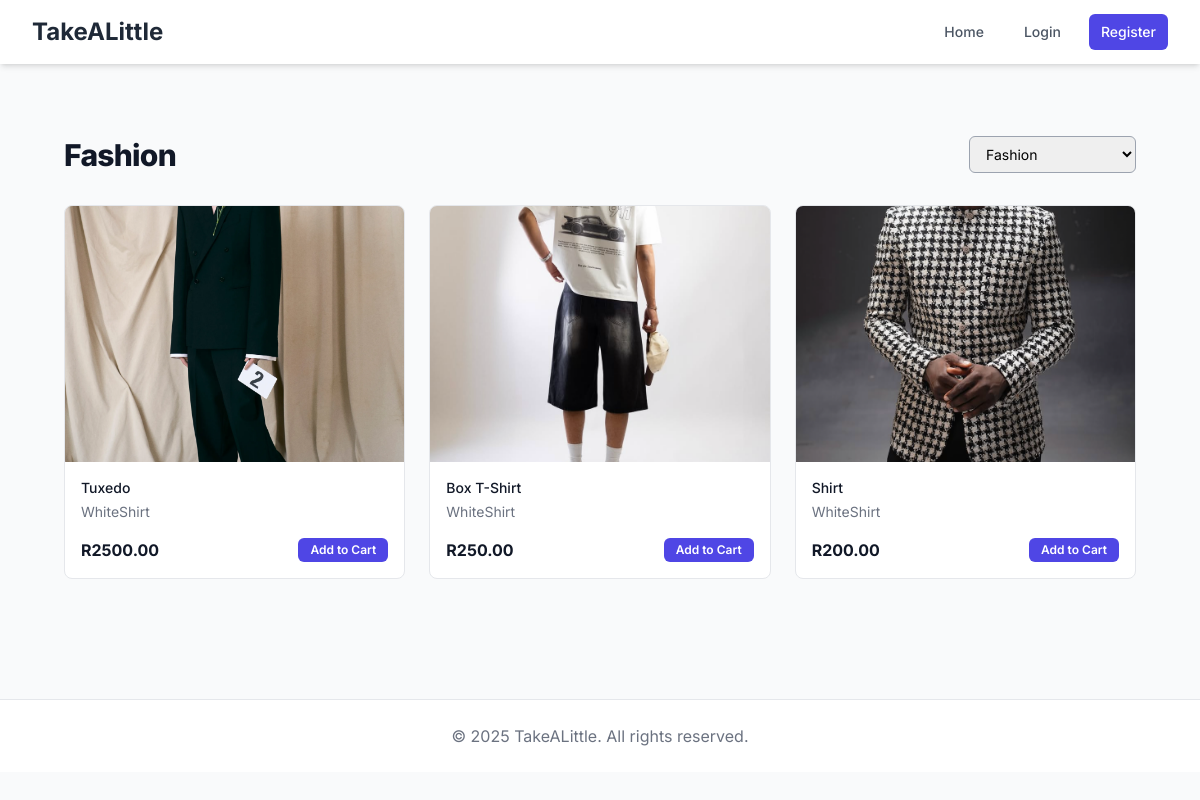
The page /category/fashion/ on the database its author committed.
### shop/models.py (models this page shows, shortened)
class Category(models.Model):
    name = models.CharField(max_length=255, unique=True)
    slug = models.SlugField(max_length=255, unique=True, help_text="A unique, URL-friendly name for the category (e.g., 'fashion-and-apparel').")
    class Meta:
        verbose_name_plural = "Categories"
        ordering = ('name',)
    def get_absolute_url(self):
        return reverse('shop:products_by_category', args=[self.slug])

class Product(models.Model):
    category = models.ForeignKey(Category, on_delete=models.SET_NULL, null=True, blank=True, related_name='products')
    store = models.ForeignKey(Store, on_delete=models.CASCADE, related_name='products')
    name = models.CharField(max_length=255)
    description = models.TextField()
    price = models.DecimalField(max_digits=10, decimal_places=2)
    stock = models.PositiveIntegerField(default=0)
    image = models.ImageField(upload_to='products/', blank=True, null=True)
    created_at = models.DateTimeField(auto_now_add=True)
    updated_at = models.DateTimeField(auto_now=True)

class Store(models.Model):
    owner = models.ForeignKey(settings.AUTH_USER_MODEL, on_delete=models.CASCADE, related_name='stores', limit_choices_to={'user_type': 'vendor'})
    name = models.CharField(max_length=255)
    description = models.TextField(blank=True)
    created_at = models.DateTimeField(auto_now_add=True)

### shop/views.py (the view)
# urls.py: path('', views.home, name='home'),
def home(request, category_slug=None):
    categories = Category.objects.all()
    products = Product.objects.all().order_by('-created_at')
    current_category = None
    if category_slug:
        current_category = get_object_or_404(Category, slug=category_slug)
        products = products.filter(category=current_category)
    context = {
        'products': products,
        'categories': categories,
        'current_category': current_category
    }
    return render(request, 'shop/home.html', context)

### shop/Templates/Shop/home.html (shortened to what this page needs)
{% extends 'shop/base.html' %}
{% block content %}
<div class="max-w-7xl mx-auto py-12 px-4 sm:px-6 lg:px-8">
    <div class="flex flex-col md:flex-row md:items-center md:justify-between mb-8">
        <h2 class="text-3xl font-extrabold tracking-tight text-gray-900 mb-4 md:mb-0">
            {% if current_category %}{{ current_category.name }}{% else %}Featured Products{% endif %}
        </h2>
        <form method="get" id="categoryFilterForm">
            <select name="category" id="categorySelect" class="block w-full md:w-auto pl-3 pr-10 py-2 text-base border border-gray-400 focus:outline-none focus:ring-indigo-500 focus:border-indigo-500 sm:text-sm rounded-md">
                {% for c in categories %}
                    <option value="{{ c.get_absolute_url }}" {% if current_category.slug == c.slug %}selected{% endif %}>
                        {{ c.name }}
                    </option>
                {% endfor %}
            </select>
        </form>
    </div>
    <div class="grid grid-cols-1 gap-y-10 gap-x-6 sm:grid-cols-2 lg:grid-cols-3 xl:grid-cols-4">
        {% for product in products %}
        <div class="group relative flex flex-col bg-white border border-gray-200 rounded-lg overflow-hidden">
            <a href="{% url 'shop:product_detail' product.id %}">
                <div class="h-64 bg-gray-200 group-hover:opacity-75">
                    {% if product.image %}
                    <img src="{{ product.image.url }}" alt="{{ product.name }}" class="w-full h-full object-center object-cover">
                    {% else %}
                    <div class="w-full h-full flex items-center justify-center text-gray-400">No Image</div>
                    {% endif %}
                </div>
            </a>
            <div class="p-4 flex flex-col flex-grow">
                <h3 class="text-sm font-medium text-gray-900">
                    <a href="{% url 'shop:product_detail' product.id %}">
                        <span aria-hidden="true" class="absolute inset-0"></span>
                        {{ product.name }}
                    </a>
                </h3>
                <p class="mt-1 text-sm text-gray-500">{{ product.store.name }}</p>
                <div class="flex justify-between items-center mt-4">
                    <p class="text-md font-bold text-gray-900">R{{ product.price }}</p>
                    <a href="{% url 'shop:add_to_cart' product.id %}" class="relative z-10 px-3 py-1 bg-indigo-600 text-white text-xs font-semibold rounded-md hover:bg-indigo-700">
                        Add to Cart
                    </a>
                </div>
            </div>
        </div>
        {% empty %}
        <p class="col-span-full text-gray-500">There are no products in this category.</p>
        {% endfor %}
    </div>
</div>
{% endblock %}

### rows shown on the page
Category: name "Fashion"
Product: image (picture), name "Tuxedo", store.name "WhiteShirt", price "2500.00"
Product: image (picture), name "Box T-Shirt", store.name "WhiteShirt", price "250.00"
Product: image (picture), name "Shirt", store.name "WhiteShirt", price "200.00"

### other values the page prints
form field category "Fashion"
